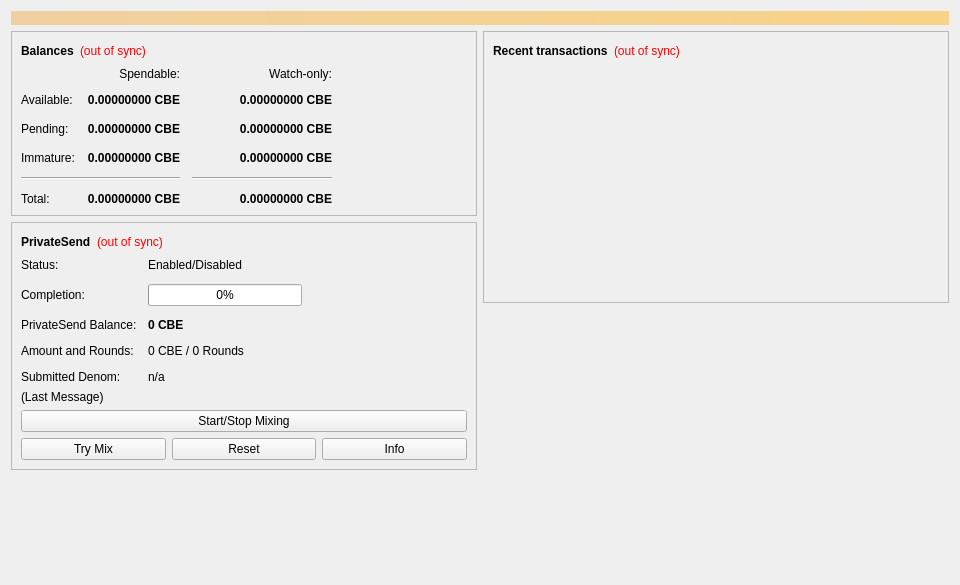
<?xml version="1.0" encoding="UTF-8"?>
<ui version="4.0">
 <class>OverviewPage</class>
 <widget class="QWidget" name="OverviewPage">
  <property name="geometry">
   <rect>
    <x>0</x>
    <y>0</y>
    <width>960</width>
    <height>585</height>
   </rect>
  </property>
  <property name="minimumSize">
   <size>
    <width>960</width>
    <height>0</height>
   </size>
  </property>
  <property name="windowTitle">
   <string>Form</string>
  </property>
  <layout class="QVBoxLayout" name="topLayout">
   <item>
    <widget class="QLabel" name="labelAlerts">
     <property name="visible">
      <bool>false</bool>
     </property>
     <property name="styleSheet">
      <string notr="true">QLabel { background-color: qlineargradient(x1: 0, y1: 0, x2: 1, y2: 0, stop:0 #F0D0A0, stop:1 #F8D488); color:#000000; }</string>
     </property>
     <property name="wordWrap">
      <bool>true</bool>
     </property>
     <property name="margin">
      <number>3</number>
     </property>
     <property name="textInteractionFlags">
      <set>Qt::TextSelectableByMouse</set>
     </property>
    </widget>
   </item>
   <item>
    <layout class="QHBoxLayout" name="horizontalLayout" stretch="1,1">
     <item>
      <layout class="QVBoxLayout" name="verticalLayout_2">
       <item>
        <widget class="QFrame" name="frame">
         <property name="frameShape">
          <enum>QFrame::StyledPanel</enum>
         </property>
         <property name="frameShadow">
          <enum>QFrame::Raised</enum>
         </property>
         <layout class="QVBoxLayout" name="verticalLayout_4">
          <item>
           <layout class="QHBoxLayout" name="horizontalLayout_4">
            <item>
             <widget class="QLabel" name="label_5">
              <property name="font">
               <font>
                <weight>75</weight>
                <bold>true</bold>
               </font>
              </property>
              <property name="text">
               <string>Balances</string>
              </property>
             </widget>
            </item>
            <item>
             <widget class="QLabel" name="labelWalletStatus">
              <property name="toolTip">
               <string>The displayed information may be out of date. Your wallet automatically synchronizes with the Combode network after a connection is established, but this process has not completed yet.</string>
              </property>
              <property name="styleSheet">
               <string notr="true">QLabel { color: red; }</string>
              </property>
              <property name="text">
               <string notr="true">(out of sync)</string>
              </property>
              <property name="alignment">
               <set>Qt::AlignLeading|Qt::AlignLeft|Qt::AlignVCenter</set>
              </property>
             </widget>
            </item>
            <item>
             <spacer name="horizontalSpacer_3">
              <property name="orientation">
               <enum>Qt::Horizontal</enum>
              </property>
              <property name="sizeHint" stdset="0">
               <size>
                <width>40</width>
                <height>20</height>
               </size>
              </property>
             </spacer>
            </item>
           </layout>
          </item>
          <item>
           <layout class="QGridLayout" name="gridLayout">
            <property name="spacing">
             <number>12</number>
            </property>
            <item row="2" column="2">
             <widget class="QLabel" name="labelWatchPending">
              <property name="font">
               <font>
                <weight>75</weight>
                <bold>true</bold>
               </font>
              </property>
              <property name="cursor">
               <cursorShape>IBeamCursor</cursorShape>
              </property>
              <property name="toolTip">
               <string>Unconfirmed transactions to watch-only addresses</string>
              </property>
              <property name="text">
               <string notr="true">0.00000000 CBE</string>
              </property>
              <property name="alignment">
               <set>Qt::AlignRight|Qt::AlignTrailing|Qt::AlignVCenter</set>
              </property>
              <property name="textInteractionFlags">
               <set>Qt::LinksAccessibleByMouse|Qt::TextSelectableByKeyboard|Qt::TextSelectableByMouse</set>
              </property>
             </widget>
            </item>
            <item row="2" column="1">
             <widget class="QLabel" name="labelUnconfirmed">
              <property name="font">
               <font>
                <weight>75</weight>
                <bold>true</bold>
               </font>
              </property>
              <property name="cursor">
               <cursorShape>IBeamCursor</cursorShape>
              </property>
              <property name="toolTip">
               <string>Total of transactions that have yet to be confirmed, and do not yet count toward the spendable balance</string>
              </property>
              <property name="text">
               <string notr="true">0.00000000 CBE</string>
              </property>
              <property name="alignment">
               <set>Qt::AlignRight|Qt::AlignTrailing|Qt::AlignVCenter</set>
              </property>
              <property name="textInteractionFlags">
               <set>Qt::LinksAccessibleByMouse|Qt::TextSelectableByKeyboard|Qt::TextSelectableByMouse</set>
              </property>
             </widget>
            </item>
            <item row="3" column="2">
             <widget class="QLabel" name="labelWatchImmature">
              <property name="font">
               <font>
                <weight>75</weight>
                <bold>true</bold>
               </font>
              </property>
              <property name="cursor">
               <cursorShape>IBeamCursor</cursorShape>
              </property>
              <property name="toolTip">
               <string>Mined balance in watch-only addresses that has not yet matured</string>
              </property>
              <property name="text">
               <string notr="true">0.00000000 CBE</string>
              </property>
              <property name="alignment">
               <set>Qt::AlignRight|Qt::AlignTrailing|Qt::AlignVCenter</set>
              </property>
              <property name="textInteractionFlags">
               <set>Qt::LinksAccessibleByMouse|Qt::TextSelectableByKeyboard|Qt::TextSelectableByMouse</set>
              </property>
             </widget>
            </item>
            <item row="4" column="0" colspan="2">
             <widget class="Line" name="lineSpendableBalance">
              <property name="orientation">
               <enum>Qt::Horizontal</enum>
              </property>
             </widget>
            </item>
            <item row="4" column="2">
             <widget class="Line" name="lineWatchBalance">
              <property name="sizePolicy">
               <sizepolicy hsizetype="Preferred" vsizetype="Fixed">
                <horstretch>0</horstretch>
                <verstretch>0</verstretch>
               </sizepolicy>
              </property>
              <property name="minimumSize">
               <size>
                <width>140</width>
                <height>0</height>
               </size>
              </property>
              <property name="orientation">
               <enum>Qt::Horizontal</enum>
              </property>
             </widget>
            </item>
            <item row="5" column="0">
             <widget class="QLabel" name="labelTotalText">
              <property name="text">
               <string>Total:</string>
              </property>
             </widget>
            </item>
            <item row="3" column="1">
             <widget class="QLabel" name="labelImmature">
              <property name="font">
               <font>
                <weight>75</weight>
                <bold>true</bold>
               </font>
              </property>
              <property name="cursor">
               <cursorShape>IBeamCursor</cursorShape>
              </property>
              <property name="toolTip">
               <string>Mined balance that has not yet matured</string>
              </property>
              <property name="text">
               <string notr="true">0.00000000 CBE</string>
              </property>
              <property name="alignment">
               <set>Qt::AlignRight|Qt::AlignTrailing|Qt::AlignVCenter</set>
              </property>
              <property name="textInteractionFlags">
               <set>Qt::LinksAccessibleByMouse|Qt::TextSelectableByKeyboard|Qt::TextSelectableByMouse</set>
              </property>
             </widget>
            </item>
            <item row="2" column="3">
             <spacer name="horizontalSpacer_2">
              <property name="orientation">
               <enum>Qt::Horizontal</enum>
              </property>
              <property name="sizeHint" stdset="0">
               <size>
                <width>40</width>
                <height>20</height>
               </size>
              </property>
             </spacer>
            </item>
            <item row="3" column="0">
             <widget class="QLabel" name="labelImmatureText">
              <property name="text">
               <string>Immature:</string>
              </property>
             </widget>
            </item>
            <item row="5" column="1">
             <widget class="QLabel" name="labelTotal">
              <property name="font">
               <font>
                <weight>75</weight>
                <bold>true</bold>
               </font>
              </property>
              <property name="cursor">
               <cursorShape>IBeamCursor</cursorShape>
              </property>
              <property name="toolTip">
               <string>Your current total balance</string>
              </property>
              <property name="text">
               <string notr="true">0.00000000 CBE</string>
              </property>
              <property name="alignment">
               <set>Qt::AlignRight|Qt::AlignTrailing|Qt::AlignVCenter</set>
              </property>
              <property name="textInteractionFlags">
               <set>Qt::LinksAccessibleByMouse|Qt::TextSelectableByKeyboard|Qt::TextSelectableByMouse</set>
              </property>
             </widget>
            </item>
            <item row="5" column="2">
             <widget class="QLabel" name="labelWatchTotal">
              <property name="font">
               <font>
                <weight>75</weight>
                <bold>true</bold>
               </font>
              </property>
              <property name="cursor">
               <cursorShape>IBeamCursor</cursorShape>
              </property>
              <property name="toolTip">
               <string>Current total balance in watch-only addresses</string>
              </property>
              <property name="text">
               <string notr="true">0.00000000 CBE</string>
              </property>
              <property name="alignment">
               <set>Qt::AlignRight|Qt::AlignTrailing|Qt::AlignVCenter</set>
              </property>
              <property name="textInteractionFlags">
               <set>Qt::LinksAccessibleByMouse|Qt::TextSelectableByKeyboard|Qt::TextSelectableByMouse</set>
              </property>
             </widget>
            </item>
            <item row="0" column="2">
             <widget class="QLabel" name="labelWatchonly">
              <property name="text">
               <string>Watch-only:</string>
              </property>
              <property name="alignment">
               <set>Qt::AlignRight|Qt::AlignTrailing|Qt::AlignVCenter</set>
              </property>
             </widget>
            </item>
            <item row="1" column="0">
             <widget class="QLabel" name="labelBalanceText">
              <property name="text">
               <string>Available:</string>
              </property>
             </widget>
            </item>
            <item row="1" column="1">
             <widget class="QLabel" name="labelBalance">
              <property name="font">
               <font>
                <weight>75</weight>
                <bold>true</bold>
               </font>
              </property>
              <property name="cursor">
               <cursorShape>IBeamCursor</cursorShape>
              </property>
              <property name="toolTip">
               <string>Your current spendable balance</string>
              </property>
              <property name="text">
               <string notr="true">0.00000000 CBE</string>
              </property>
              <property name="alignment">
               <set>Qt::AlignRight|Qt::AlignTrailing|Qt::AlignVCenter</set>
              </property>
              <property name="textInteractionFlags">
               <set>Qt::LinksAccessibleByMouse|Qt::TextSelectableByKeyboard|Qt::TextSelectableByMouse</set>
              </property>
             </widget>
            </item>
            <item row="1" column="2">
             <widget class="QLabel" name="labelWatchAvailable">
              <property name="font">
               <font>
                <weight>75</weight>
                <bold>true</bold>
               </font>
              </property>
              <property name="cursor">
               <cursorShape>IBeamCursor</cursorShape>
              </property>
              <property name="toolTip">
               <string>Your current balance in watch-only addresses</string>
              </property>
              <property name="text">
               <string notr="true">0.00000000 CBE</string>
              </property>
              <property name="alignment">
               <set>Qt::AlignRight|Qt::AlignTrailing|Qt::AlignVCenter</set>
              </property>
              <property name="textInteractionFlags">
               <set>Qt::LinksAccessibleByMouse|Qt::TextSelectableByKeyboard|Qt::TextSelectableByMouse</set>
              </property>
             </widget>
            </item>
            <item row="2" column="0">
             <widget class="QLabel" name="labelPendingText">
              <property name="text">
               <string>Pending:</string>
              </property>
             </widget>
            </item>
            <item row="0" column="1">
             <widget class="QLabel" name="labelSpendable">
              <property name="text">
               <string>Spendable:</string>
              </property>
              <property name="alignment">
               <set>Qt::AlignRight|Qt::AlignTrailing|Qt::AlignVCenter</set>
              </property>
             </widget>
            </item>
           </layout>
          </item>
         </layout>
        </widget>
       </item>
       <item>
        <widget class="QFrame" name="framePrivateSend">
         <property name="layoutDirection">
          <enum>Qt::LeftToRight</enum>
         </property>
         <property name="frameShape">
          <enum>QFrame::StyledPanel</enum>
         </property>
         <property name="frameShadow">
          <enum>QFrame::Raised</enum>
         </property>
         <layout class="QVBoxLayout" name="VerticalLayout_PS1">
          <item>
           <layout class="QHBoxLayout" name="horizontalLayout_5">
            <item>
             <widget class="QLabel" name="labelPrivateSendHeader">
              <property name="font">
               <font>
                <weight>75</weight>
                <bold>true</bold>
               </font>
              </property>
              <property name="text">
               <string>PrivateSend</string>
              </property>
             </widget>
            </item>
            <item>
             <widget class="QLabel" name="labelPrivateSendSyncStatus">
              <property name="toolTip">
               <string>The displayed information may be out of date. Your wallet automatically synchronizes with the Combode network after a connection is established, but this process has not completed yet.</string>
              </property>
              <property name="styleSheet">
               <string notr="true">QLabel { color: red; }</string>
              </property>
              <property name="text">
               <string notr="true">(out of sync)</string>
              </property>
              <property name="alignment">
               <set>Qt::AlignLeading|Qt::AlignLeft|Qt::AlignVCenter</set>
              </property>
             </widget>
            </item>
            <item>
             <spacer name="horizontalSpacer_4">
              <property name="orientation">
               <enum>Qt::Horizontal</enum>
              </property>
              <property name="sizeHint" stdset="0">
               <size>
                <width>40</width>
                <height>20</height>
               </size>
              </property>
             </spacer>
            </item>
           </layout>
          </item>
          <item>
           <layout class="QFormLayout" name="privateSendFormLayout">
            <property name="fieldGrowthPolicy">
             <enum>QFormLayout::AllNonFixedFieldsGrow</enum>
            </property>
            <property name="horizontalSpacing">
             <number>11</number>
            </property>
            <property name="verticalSpacing">
             <number>12</number>
            </property>
            <item row="0" column="0">
             <widget class="QLabel" name="labelPrivateSendEnabledText">
              <property name="text">
               <string>Status:</string>
              </property>
             </widget>
            </item>
            <item row="0" column="1">
             <widget class="QLabel" name="labelPrivateSendEnabled">
              <property name="text">
               <string>Enabled/Disabled</string>
              </property>
             </widget>
            </item>
            <item row="1" column="0">
             <widget class="QLabel" name="labelCompletitionText">
              <property name="text">
               <string>Completion:</string>
              </property>
             </widget>
            </item>
            <item row="1" column="1">
             <widget class="QProgressBar" name="privateSendProgress">
              <property name="maximumSize">
               <size>
                <width>154</width>
                <height>16777215</height>
               </size>
              </property>
              <property name="value">
               <number>0</number>
              </property>
             </widget>
            </item>
            <item row="2" column="0">
             <widget class="QLabel" name="labelAnonymizedText">
              <property name="text">
               <string>PrivateSend Balance:</string>
              </property>
             </widget>
            </item>
            <item row="2" column="1">
             <widget class="QLabel" name="labelAnonymized">
              <property name="font">
               <font>
                <weight>75</weight>
                <bold>true</bold>
               </font>
              </property>
              <property name="text">
               <string notr="true">0 CBE</string>
              </property>
             </widget>
            </item>
            <item row="3" column="0">
             <widget class="QLabel" name="labelAmountAndRoundsText">
              <property name="text">
               <string>Amount and Rounds:</string>
              </property>
             </widget>
            </item>
            <item row="3" column="1">
             <widget class="QLabel" name="labelAmountRounds">
              <property name="text">
               <string>0 CBE / 0 Rounds</string>
              </property>
             </widget>
            </item>
            <item row="4" column="0">
             <widget class="QLabel" name="labelSubmittedDenomText">
              <property name="text">
               <string>Submitted Denom:</string>
              </property>
             </widget>
            </item>
            <item row="4" column="1">
             <widget class="QLabel" name="labelSubmittedDenom">
              <property name="toolTip">
               <string>The denominations you submitted to the Masternode.&lt;br&gt;To mix, other users must submit the exact same denominations.</string>
              </property>
              <property name="text">
               <string>n/a</string>
              </property>
             </widget>
            </item>
           </layout>
          </item>
          <item>
           <layout class="QVBoxLayout" name="VerticalLayout_PS">
            <item>
             <widget class="QLabel" name="labelPrivateSendLastMessage">
              <property name="text">
               <string>(Last Message)</string>
              </property>
              <property name="alignment">
               <set>Qt::AlignLeading|Qt::AlignLeft|Qt::AlignTop</set>
              </property>
              <property name="wordWrap">
               <bool>true</bool>
              </property>
             </widget>
            </item>
            <item>
             <widget class="QPushButton" name="togglePrivateSend">
              <property name="sizePolicy">
               <sizepolicy hsizetype="MinimumExpanding" vsizetype="Fixed">
                <horstretch>0</horstretch>
                <verstretch>0</verstretch>
               </sizepolicy>
              </property>
              <property name="text">
               <string>Start/Stop Mixing</string>
              </property>
             </widget>
            </item>
            <item>
             <layout class="QHBoxLayout" name="horizontalLayout_debugbuttons">
              <item>
               <widget class="QPushButton" name="privateSendAuto">
                <property name="sizePolicy">
                 <sizepolicy hsizetype="MinimumExpanding" vsizetype="Fixed">
                  <horstretch>0</horstretch>
                  <verstretch>0</verstretch>
                 </sizepolicy>
                </property>
                <property name="toolTip">
                 <string>Try to manually submit a PrivateSend request.</string>
                </property>
                <property name="text">
                 <string>Try Mix</string>
                </property>
               </widget>
              </item>
              <item>
               <widget class="QPushButton" name="privateSendReset">
                <property name="sizePolicy">
                 <sizepolicy hsizetype="MinimumExpanding" vsizetype="Fixed">
                  <horstretch>0</horstretch>
                  <verstretch>0</verstretch>
                 </sizepolicy>
                </property>
                <property name="toolTip">
                 <string>Reset the current status of PrivateSend (can interrupt PrivateSend if it's in the process of Mixing, which can cost you money!)</string>
                </property>
                <property name="autoFillBackground">
                 <bool>false</bool>
                </property>
                <property name="text">
                 <string>Reset</string>
                </property>
               </widget>
              </item>
              <item>
               <widget class="QPushButton" name="privateSendInfo">
                <property name="sizePolicy">
                 <sizepolicy hsizetype="MinimumExpanding" vsizetype="Fixed">
                  <horstretch>0</horstretch>
                  <verstretch>0</verstretch>
                 </sizepolicy>
                </property>
                <property name="toolTip">
                 <string>Information about PrivateSend and Mixing</string>
                </property>
                <property name="text">
                 <string>Info</string>
                </property>
               </widget>
              </item>
             </layout>
            </item>
           </layout>
          </item>
         </layout>
        </widget>
       </item>
       <item>
        <spacer name="verticalSpacer">
         <property name="orientation">
          <enum>Qt::Vertical</enum>
         </property>
         <property name="sizeHint" stdset="0">
          <size>
           <width>20</width>
           <height>40</height>
          </size>
         </property>
        </spacer>
       </item>
      </layout>
     </item>
     <item>
      <layout class="QVBoxLayout" name="verticalLayout_3">
       <item>
        <widget class="QFrame" name="frame_2">
         <property name="frameShape">
          <enum>QFrame::StyledPanel</enum>
         </property>
         <property name="frameShadow">
          <enum>QFrame::Raised</enum>
         </property>
         <layout class="QVBoxLayout" name="verticalLayout">
          <item>
           <layout class="QHBoxLayout" name="horizontalLayout_2">
            <item>
             <widget class="QLabel" name="label_4">
              <property name="font">
               <font>
                <weight>75</weight>
                <bold>true</bold>
               </font>
              </property>
              <property name="text">
               <string>Recent transactions</string>
              </property>
             </widget>
            </item>
            <item>
             <widget class="QLabel" name="labelTransactionsStatus">
              <property name="toolTip">
               <string>The displayed information may be out of date. Your wallet automatically synchronizes with the Combode network after a connection is established, but this process has not completed yet.</string>
              </property>
              <property name="styleSheet">
               <string notr="true">QLabel { color: red; }</string>
              </property>
              <property name="text">
               <string notr="true">(out of sync)</string>
              </property>
              <property name="alignment">
               <set>Qt::AlignLeading|Qt::AlignLeft|Qt::AlignVCenter</set>
              </property>
             </widget>
            </item>
            <item>
             <spacer name="horizontalSpacer">
              <property name="orientation">
               <enum>Qt::Horizontal</enum>
              </property>
              <property name="sizeHint" stdset="0">
               <size>
                <width>40</width>
                <height>20</height>
               </size>
              </property>
             </spacer>
            </item>
           </layout>
          </item>
          <item>
           <widget class="QListView" name="listTransactions">
            <property name="styleSheet">
             <string notr="true">QListView { background: transparent; }</string>
            </property>
            <property name="frameShape">
             <enum>QFrame::NoFrame</enum>
            </property>
            <property name="verticalScrollBarPolicy">
             <enum>Qt::ScrollBarAlwaysOff</enum>
            </property>
            <property name="horizontalScrollBarPolicy">
             <enum>Qt::ScrollBarAlwaysOff</enum>
            </property>
            <property name="selectionMode">
             <enum>QAbstractItemView::NoSelection</enum>
            </property>
           </widget>
          </item>
         </layout>
        </widget>
       </item>
       <item>
        <spacer name="verticalSpacer_2">
         <property name="orientation">
          <enum>Qt::Vertical</enum>
         </property>
         <property name="sizeHint" stdset="0">
          <size>
           <width>20</width>
           <height>40</height>
          </size>
         </property>
        </spacer>
       </item>
      </layout>
     </item>
    </layout>
   </item>
  </layout>
 </widget>
 <resources/>
 <connections/>
</ui>
